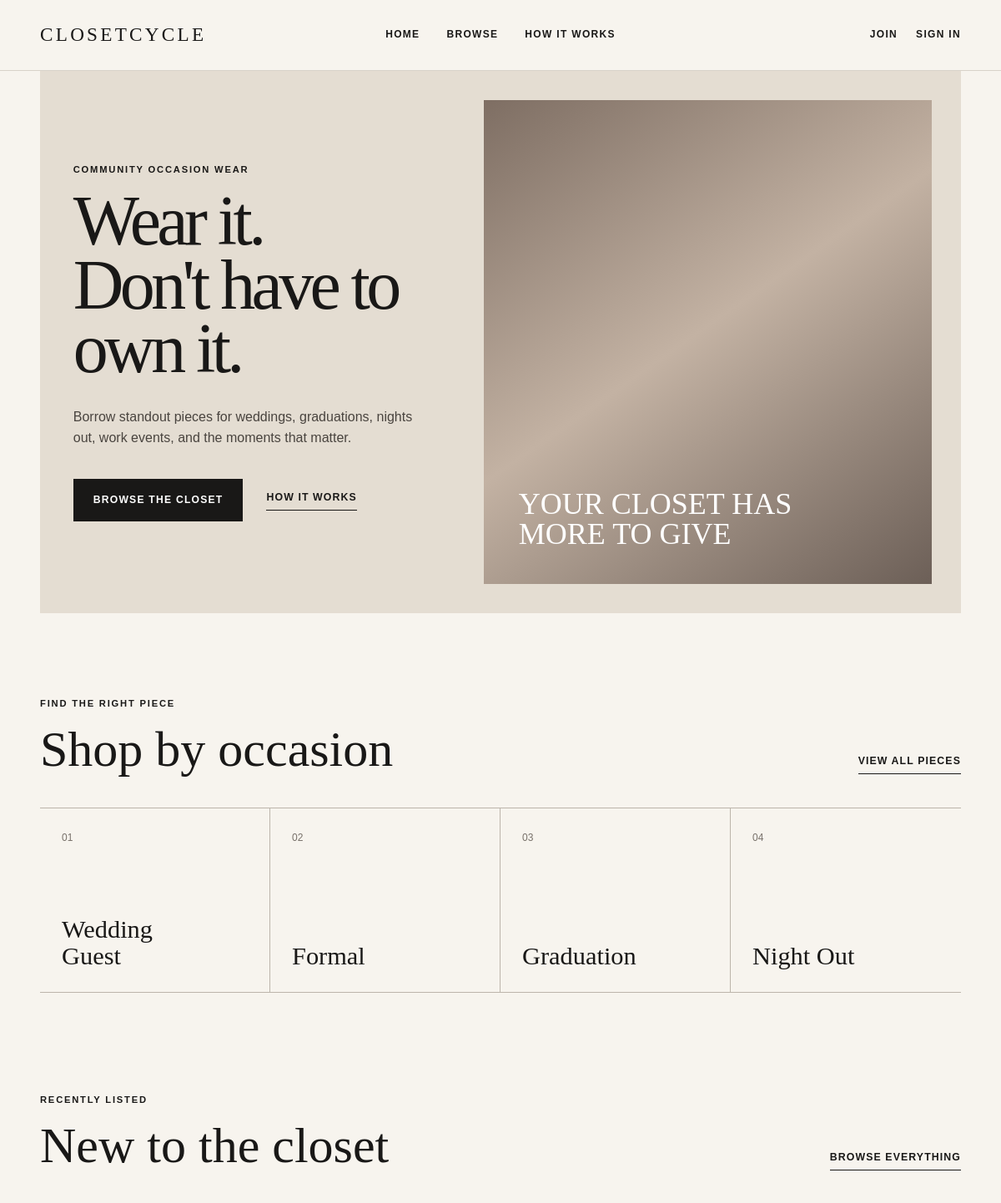
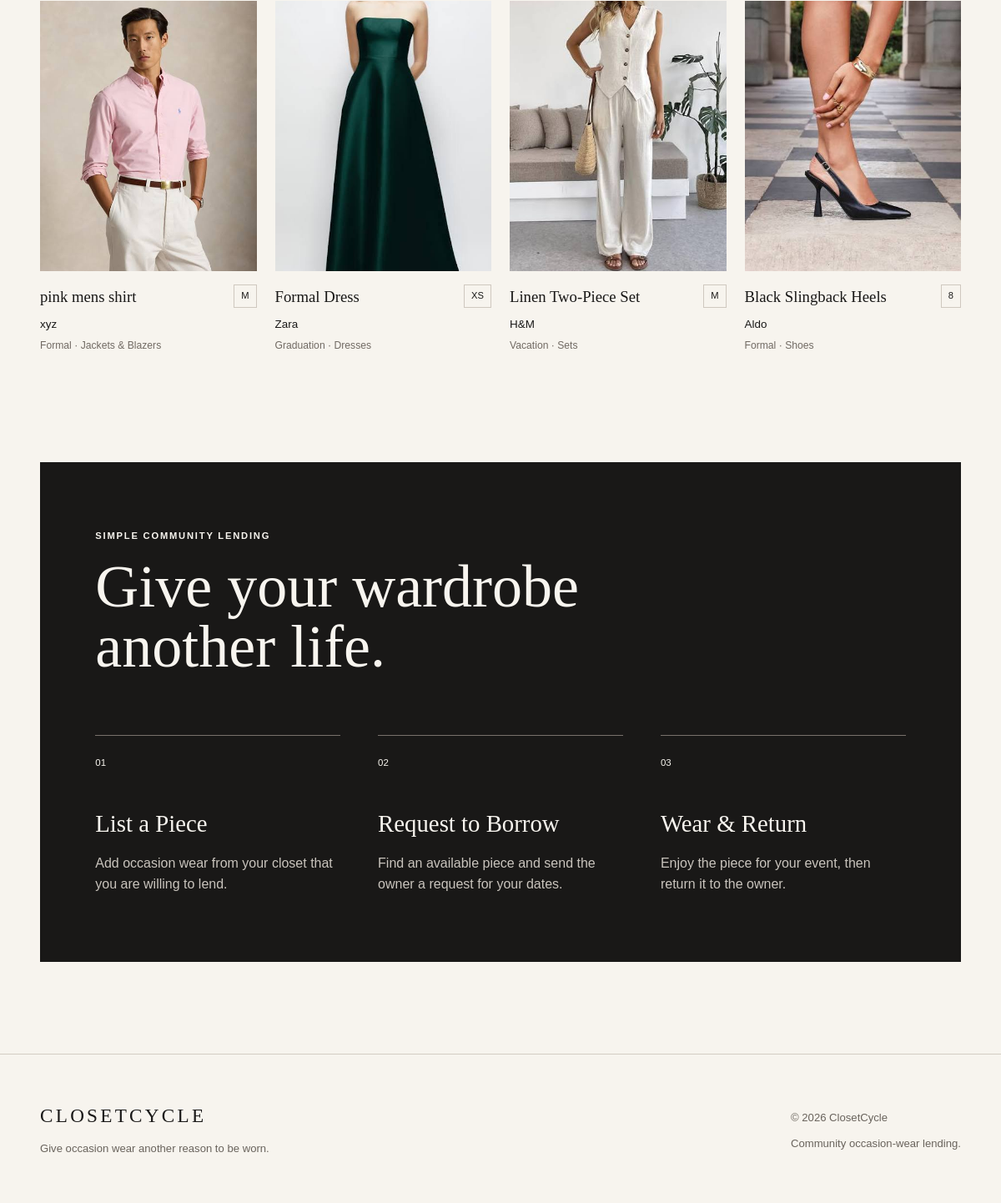
The page / on the database its author committed (2 pictures, top to bottom).
### tables this page shows
CREATE TABLE `items` (
  `itemID` int(11) NOT NULL,
  `ownerID` int(11) NOT NULL,
  `categoryID` int(11) NOT NULL,
  `occasionID` int(11) NOT NULL,
  `itemName` varchar(100) NOT NULL,
  `brand` varchar(80) DEFAULT NULL,
  `size` varchar(20) NOT NULL,
  `colour` varchar(50) DEFAULT NULL,
  `itemCondition` enum('New','Like New','Excellent','Good') NOT NULL,
  `description` text NOT NULL,
  `imageName` varchar(255) NOT NULL DEFAULT 'default-item.png',
  `status` enum('Available','Unavailable','On Loan') NOT NULL DEFAULT 'Available',
  `dateAdded` datetime NOT NULL DEFAULT current_timestamp()
);

CREATE TABLE `occasions` (
  `occasionID` int(11) NOT NULL,
  `occasionName` varchar(60) NOT NULL
);

CREATE TABLE `categories` (
  `categoryID` int(11) NOT NULL,
  `categoryName` varchar(60) NOT NULL
);

### index.php (called while the page is built, shortened)
<?php
require_once __DIR__ . '/models/Item.php';
$featuredItems =
    Item::getFeaturedItems(4);
include __DIR__ . '/views/home/home.php';

### models/Auth.php (called while the page is built, shortened)
<?php
class Auth
{
    public static function user()
    {
        return $_SESSION['user'] ?? null;
    }
}

### models/Item.php (called while the page is built, shortened)
<?php
class Item
{
    public static function getFeaturedItems($limit = 4)
    {
        $db = Database::getDB();
        $query = '
            SELECT
                i.itemID,
                i.itemName,
                i.brand,
                i.size,
                i.colour,
                i.imageName,
                i.status,
                i.dateAdded,
                c.categoryName,
                o.occasionName
            FROM items i
            JOIN categories c ON i.categoryID = c.categoryID
            JOIN occasions o ON i.occasionID = o.occasionID
            WHERE i.status = :status
            ORDER BY i.dateAdded DESC
            LIMIT :itemLimit
        ';
        $statement = $db->prepare($query);
        $statement->bindValue(':status', 'Available');
        $statement->bindValue(':itemLimit', $limit, PDO::PARAM_INT);
        $statement->execute();
        $items = $statement->fetchAll();
        return $items;
    }
}

### config/app.php (called while the page is built, shortened)
<?php
require_once __DIR__ . '/../models/Auth.php';
function itemImageUrl($imageName)
{
    return BASE_URL .
        '/public/uploads/' .
        rawurlencode($imageName);
}

### views/home/home.php (the view)
<?php
include __DIR__ . '/../shared/header.php';
?>
<main>
    <section class="hero">
        <div class="hero-content">
            <p class="eyebrow">
                COMMUNITY OCCASION WEAR
            </p>
            <h1>
                Wear it.
                <br>
                Don't have to own it.
            </h1>
            <p class="hero-text">
                Borrow standout pieces for weddings,
                graduations, nights out, work events,
                and the moments that matter.
            </p>
            <div class="hero-actions">
                <a
                    class="button button-dark"
                    href="<?php echo BASE_URL; ?>/browse.php">
                    Browse the Closet
                </a>
                <a
                    class="text-link"
                    href="<?php echo BASE_URL; ?>/how_it_works.php">
                    How It Works
                </a>
            </div>
        </div>
        <div class="hero-visual">
            <div class="hero-image-placeholder">
                <span>
                    YOUR CLOSET HAS
                    <br>
                    MORE TO GIVE
                </span>
            </div>
        </div>
    </section>
    <section class="section">
        <div class="section-heading">
            <div>
                <p class="eyebrow">
                    FIND THE RIGHT PIECE
                </p>
                <h2>
                    Shop by occasion
                </h2>
            </div>
            <a
                class="text-link"
                href="<?php echo BASE_URL; ?>/browse.php">
                View All Pieces
            </a>
        </div>
        <div class="occasion-grid">
            <a
                class="occasion-card"
                href="<?php
                echo BASE_URL;
                ?>/browse.php?occasion=1">
                <span>
                    01
                </span>
                <h3>
                    Wedding Guest
                </h3>
            </a>
            <a
                class="occasion-card"
                href="<?php
                echo BASE_URL;
                ?>/browse.php?occasion=2">
                <span>
                    02
                </span>
                <h3>
                    Formal
                </h3>
            </a>
            <a
                class="occasion-card"
                href="<?php
                echo BASE_URL;
                ?>/browse.php?occasion=3">
                <span>
                    03
                </span>
                <h3>
                    Graduation
                </h3>
            </a>
            <a
                class="occasion-card"
                href="<?php
                echo BASE_URL;
                ?>/browse.php?occasion=4">
                <span>
                    04
                </span>
                <h3>
                    Night Out
                </h3>
            </a>
        </div>
    </section>
    <section class="section">
        <div class="section-heading">
            <div>
                <p class="eyebrow">
                    RECENTLY LISTED
                </p>
                <h2>
                    New to the closet
                </h2>
            </div>
            <a
                class="text-link"
                href="<?php echo BASE_URL; ?>/browse.php">
                Browse Everything
            </a>
        </div>
        <?php if (count($featuredItems) > 0) : ?>
            <div class="item-grid">
                <?php foreach ($featuredItems as $item) : ?>
                    <article class="item-card">
                        <a
                            class="item-image"
                            href="<?php
                            echo BASE_URL;
                            ?>/item.php?id=<?php
                            echo (int) $item['itemID'];
                            ?>">
                            <img
                                src="<?php
                                echo htmlspecialchars(
                                    itemImageUrl(
                                        $item['imageName']
                                    )
                                );
                                ?>"
                                alt="<?php
                                echo htmlspecialchars(
                                    $item['itemName']
                                );
                                ?>">
                        </a>
                        <div class="item-card-info">
                            <div class="item-card-top">
                                <h3>
                                    <a
                                        href="<?php
                                        echo BASE_URL;
                                        ?>/item.php?id=<?php
                                        echo (int)
                                            $item['itemID'];
                                        ?>">
                                        <?php
                                        echo htmlspecialchars(
                                            $item['itemName']
                                        );
                                        ?>
                                    </a>
                                </h3>
                                <span>
                                    <?php
                                    echo htmlspecialchars(
                                        $item['size']
                                    );
                                    ?>
                                </span>
                            </div>
                            <p class="item-brand">
                                <?php
                                echo htmlspecialchars(
                                    $item['brand']
                                );
                                ?>
                            </p>
                            <p class="item-meta">
                                <?php
                                echo htmlspecialchars(
                                    $item['occasionName']
                                );
                                ?>
                                ·
                                <?php
                                echo htmlspecialchars(
                                    $item['categoryName']
                                );
                                ?>
                            </p>
                        </div>
                    </article>
                <?php endforeach; ?>
            </div>
        <?php else : ?>
            <p>
                No available items were found.
            </p>
        <?php endif; ?>
    </section>
    <section class="how-preview">
        <div class="section-heading light-heading">
            <div>
                <p class="eyebrow">
                    SIMPLE COMMUNITY LENDING
                </p>
                <h2>
                    Give your wardrobe
                    another life.
                </h2>
            </div>
        </div>
        <div class="steps-grid">
            <div class="step">
                <span>
                    01
                </span>
                <h3>
                    List a Piece
                </h3>
                <p>
                    Add occasion wear from your closet
                    that you are willing to lend.
                </p>
            </div>
            <div class="step">
                <span>
                    02
                </span>
                <h3>
                    Request to Borrow
                </h3>
                <p>
                    Find an available piece and send
                    the owner a request for your dates.
                </p>
            </div>
            <div class="step">
                <span>
                    03
                </span>
                <h3>
                    Wear & Return
                </h3>
                <p>
                    Enjoy the piece for your event,
                    then return it to the owner.
                </p>
            </div>
        </div>
    </section>
</main>
<?php include __DIR__ . '/../shared/footer.php'; ?>

### views/shared/header.php (shortened to what this page needs)
<?php
require_once __DIR__ . '/../../config/app.php';
$currentUser = Auth::user();
?>
<!DOCTYPE html>
<html lang="en">
<head>
    <link
        rel="stylesheet"
        href="<?php echo BASE_URL; ?>/public/css/main.css">
</head>
<body>
<header class="site-header">
    <div class="header-inner">
        <a class="logo" href="<?php echo BASE_URL; ?>/">
            CLOSETCYCLE
        </a>
        <nav class="main-nav">
            <a href="<?php echo BASE_URL; ?>/">Home</a>
            <a href="<?php echo BASE_URL; ?>/browse.php">Browse</a>
            <a href="<?php echo BASE_URL; ?>/how_it_works.php">How It Works</a>
        </nav>
        <nav class="account-nav">
            <?php if ($currentUser) : ?>
                <span class="account-user">
                    Hi, <?php echo htmlspecialchars($currentUser['firstName']); ?>
                </span>
                <a href="<?php echo BASE_URL; ?>/account/">My Account</a>
                <?php if ($currentUser['role'] === 'admin') : ?>
                    <a href="<?php echo BASE_URL; ?>/admin/">Admin</a>
                <?php endif; ?>
                <a href="<?php echo BASE_URL; ?>/logout.php">Log Out</a>
            <?php else : ?>
                <a href="<?php echo BASE_URL; ?>/register.php">Join</a>
                <a href="<?php echo BASE_URL; ?>/login.php">Sign In</a>
            <?php endif; ?>
        </nav>
    </div>
</header>

### views/shared/footer.php
<footer class="site-footer">
    <div class="footer-inner">
        <div>
            <a
                class="footer-logo"
                href="<?php
                echo BASE_URL;
                ?>/">
                CLOSETCYCLE
            </a>
            <p>
                Give occasion wear another
                reason to be worn.
            </p>
        </div>
        <div>
            <p>
                &copy;
                <?php echo date('Y'); ?>
                ClosetCycle
            </p>
            <p>
                Community occasion-wear lending.
            </p>
        </div>
    </div>
</footer>
</body>
</html>

### rows shown on the page
items: imageName (picture), itemName "pink mens shirt", size "M", brand "xyz", occasionID.occasionName "Formal", categoryID.categoryName "Jackets & Blazers"
items: imageName (picture), itemName "Formal Dress", size "XS", brand "Zara", occasionID.occasionName "Graduation", categoryID.categoryName "Dresses"
items: imageName (picture), itemName "Linen Two-Piece Set", size "M", brand "H&M", occasionID.occasionName "Vacation", categoryID.categoryName "Sets"
items: imageName (picture), itemName "Black Slingback Heels", size "8", brand "Aldo", occasionID.occasionName "Formal", categoryID.categoryName "Shoes"
